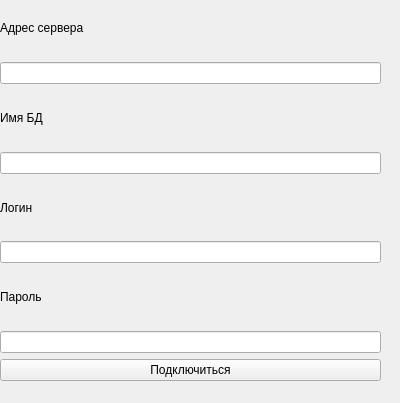
<?xml version="1.0" encoding="UTF-8"?>
<ui version="4.0">
 <class>ConnectionDialog</class>
 <widget class="QWidget" name="ConnectionDialog">
  <property name="geometry">
   <rect>
    <x>0</x>
    <y>0</y>
    <width>400</width>
    <height>403</height>
   </rect>
  </property>
  <property name="windowTitle">
   <string>Form</string>
  </property>
  <widget class="QWidget" name="layoutWidget">
   <property name="geometry">
    <rect>
     <x>0</x>
     <y>0</y>
     <width>381</width>
     <height>381</height>
    </rect>
   </property>
   <layout class="QVBoxLayout" name="verticalLayout">
    <item>
     <widget class="QLabel" name="label">
      <property name="text">
       <string>Адрес сервера</string>
      </property>
     </widget>
    </item>
    <item>
     <widget class="QLineEdit" name="serverNameInput"/>
    </item>
    <item>
     <widget class="QLabel" name="label_2">
      <property name="text">
       <string>Имя БД</string>
      </property>
     </widget>
    </item>
    <item>
     <widget class="QLineEdit" name="dbNameInput"/>
    </item>
    <item>
     <widget class="QLabel" name="label_3">
      <property name="text">
       <string>Логин</string>
      </property>
     </widget>
    </item>
    <item>
     <widget class="QLineEdit" name="usernameInput"/>
    </item>
    <item>
     <widget class="QLabel" name="label_4">
      <property name="text">
       <string>Пароль</string>
      </property>
     </widget>
    </item>
    <item>
     <widget class="QLineEdit" name="passwordInput">
      <property name="text">
       <string/>
      </property>
     </widget>
    </item>
    <item>
     <widget class="QPushButton" name="connectButton">
      <property name="text">
       <string>Подключиться</string>
      </property>
     </widget>
    </item>
   </layout>
  </widget>
 </widget>
 <resources/>
 <connections/>
</ui>
